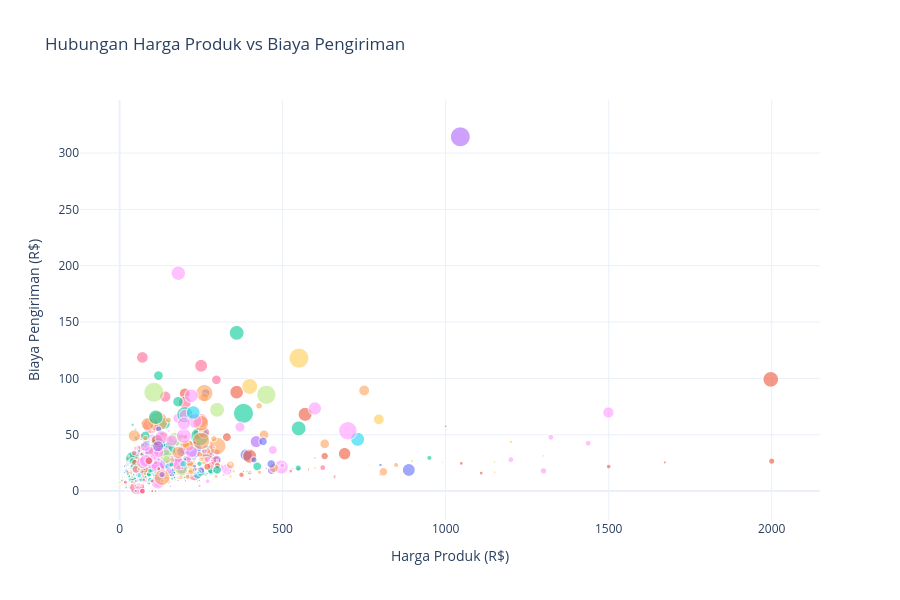

Notebook code for this chart:
### Markdown cell above
---

### 4.6 Interactive Scatter Plot dengan Plotly Express

Scatter plot interaktif memungkinkan eksplorasi hubungan dua variabel numerik dengan tambahan informasi melalui **hover**, dimensi tambahan melalui **color** dan **size**, serta eksplorasi area padat melalui **zoom**.

**Fitur interaktif yang diaktifkan:**
- 🖱️ Hover dengan informasi `order_id` dan `product_id`
- 🔍 Zoom & pan (otomatis)
- 🎨 Color mapping per kategori produk
- 📏 Size mapping berdasarkan berat produk

### Code cell
# Sampling agar visualisasi tidak terlalu padat
df_sample = df.sample(n=2000, random_state=42)

fig = px.scatter(
    df_sample,
    x='price',
    y='freight_value',
    color='product_category_name',
    size='product_weight_g',
    hover_data=['order_id', 'product_id'],
    title='Hubungan Harga Produk vs Biaya Pengiriman',
    labels={
        'price': 'Harga Produk (R$)',
        'freight_value': 'Biaya Pengiriman (R$)'
    },
    opacity=0.6
)

fig.update_layout(
    height=600,
    showlegend=False  # legend disembunyikan karena terlalu banyak kategori
)

fig.show()
